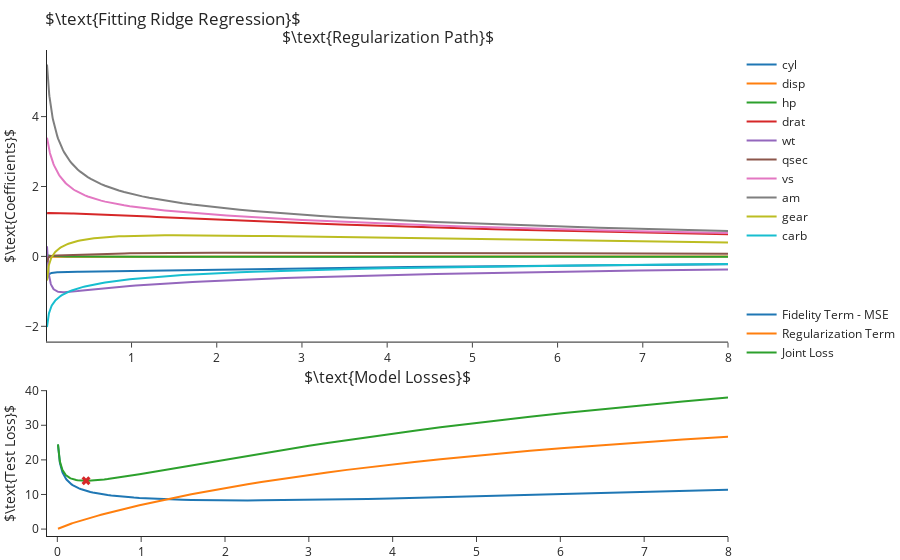

The notebook cell saved with this chart:
### Code cell
# Load dataset and split to train and test sets
tr, te= train_test_split(pd.read_csv("../data/mtcars.csv").drop(columns=["model"]).dropna(), test_size=0.4, random_state=5)
X_train, y_train, X_test, y_test = tr.loc[:, tr.columns != "mpg"], tr["mpg"], te.loc[:, te.columns != "mpg"], te["mpg"]


# Load and fit a Lasso or Ridge regression model
learner = "Ridge" #"Lasso"
lambdas = lambda_dicts[learner]
coefs, losses = fit_model(models[learner], lambdas, X_train, y_train, X_test, y_test) 


fig = make_subplots(rows=2, cols=1, subplot_titles=[r'$\text{Regularization Path}$', r'$\text{Model Losses}$'], 
                    row_heights=[400,200], vertical_spacing=.1)

# Plot the regularization path for each feature
for i, col in enumerate(X_train.columns):
    fig.add_trace(go.Scatter(x=lambdas, y=coefs.loc[:, col], mode='lines', name=col, legendgroup="1"))


# Plot the losses graph and mark lambda with lowest loss
lam = np.argmin(losses.loc[:, 'loss'])
fig.add_traces([go.Scatter(x=lambdas, y=losses.loc[:, 'mse'], mode='lines', name="Fidelity Term - MSE", legendgroup="2"),
                go.Scatter(x=lambdas, y=losses.loc[:, 'reg'], mode='lines', name="Regularization Term", legendgroup="2"),
                go.Scatter(x=lambdas, y=losses.loc[:, 'loss'], mode='lines', name="Joint Loss", legendgroup="2"),
                go.Scatter(x=[lambdas[lam]], y=[losses.loc[:, 'loss'].values[lam]], mode='markers', showlegend=False,
                           marker=dict(size=8, symbol="x"), hovertemplate="Lambda: %{x}<extra></extra>")], 2, 1)

fig.update_layout(hovermode='x unified', margin=dict(t=50), 
                  legend = dict(tracegroupgap = 60),
                  yaxis  = dict(title=r"$\text{Coefficients}$"),
                  yaxis2 = dict(title=r"$\text{Test Loss}$"),
                  title  = rf"$\text{{Fitting {learner} Regression}}$")
# Uncomment to plot x-axis in log scale
#fig.update_xaxes(type="log")

fig.write_image(f"../figures/{learner}_fitting.png")
fig.show()
